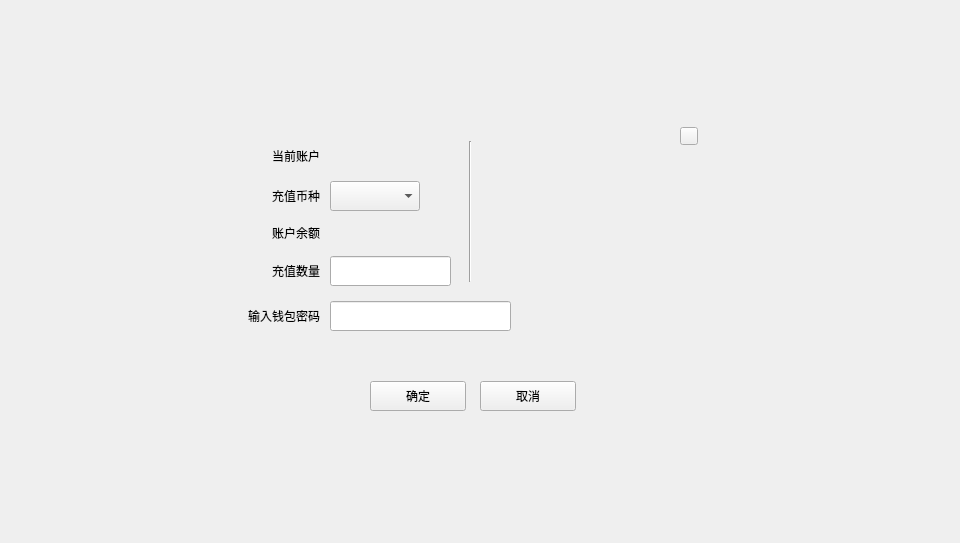
<?xml version="1.0" encoding="UTF-8"?>
<ui version="4.0">
 <class>DepositExchangeContractDialog</class>
 <widget class="QDialog" name="DepositExchangeContractDialog">
  <property name="geometry">
   <rect>
    <x>0</x>
    <y>0</y>
    <width>960</width>
    <height>543</height>
   </rect>
  </property>
  <property name="windowTitle">
   <string>Dialog</string>
  </property>
  <widget class="QWidget" name="widget" native="true">
   <property name="geometry">
    <rect>
     <x>0</x>
     <y>0</y>
     <width>960</width>
     <height>543</height>
    </rect>
   </property>
   <property name="font">
    <font>
     <family>微软雅黑</family>
    </font>
   </property>
   <widget class="QWidget" name="containerWidget" native="true">
    <property name="geometry">
     <rect>
      <x>230</x>
      <y>111</y>
      <width>500</width>
      <height>320</height>
     </rect>
    </property>
    <widget class="QToolButton" name="cancelBtn">
     <property name="geometry">
      <rect>
       <x>250</x>
       <y>270</y>
       <width>96</width>
       <height>30</height>
      </rect>
     </property>
     <property name="cursor">
      <cursorShape>PointingHandCursor</cursorShape>
     </property>
     <property name="styleSheet">
      <string notr="true"/>
     </property>
     <property name="text">
      <string>取消</string>
     </property>
    </widget>
    <widget class="QToolButton" name="okBtn">
     <property name="geometry">
      <rect>
       <x>140</x>
       <y>270</y>
       <width>96</width>
       <height>30</height>
      </rect>
     </property>
     <property name="cursor">
      <cursorShape>PointingHandCursor</cursorShape>
     </property>
     <property name="styleSheet">
      <string notr="true"/>
     </property>
     <property name="text">
      <string>确定</string>
     </property>
    </widget>
    <widget class="QComboBox" name="assetComboBox">
     <property name="geometry">
      <rect>
       <x>100</x>
       <y>70</y>
       <width>90</width>
       <height>30</height>
      </rect>
     </property>
     <property name="font">
      <font>
       <family>微软雅黑</family>
       <weight>50</weight>
       <bold>false</bold>
      </font>
     </property>
     <property name="focusPolicy">
      <enum>Qt::NoFocus</enum>
     </property>
     <property name="styleSheet">
      <string notr="true"/>
     </property>
    </widget>
    <widget class="QLabel" name="label">
     <property name="geometry">
      <rect>
       <x>0</x>
       <y>140</y>
       <width>90</width>
       <height>40</height>
      </rect>
     </property>
     <property name="text">
      <string>充值数量</string>
     </property>
     <property name="alignment">
      <set>Qt::AlignRight|Qt::AlignTrailing|Qt::AlignVCenter</set>
     </property>
     <property name="wordWrap">
      <bool>true</bool>
     </property>
    </widget>
    <widget class="QLineEdit" name="amountLineEdit">
     <property name="geometry">
      <rect>
       <x>100</x>
       <y>145</y>
       <width>121</width>
       <height>30</height>
      </rect>
     </property>
    </widget>
    <widget class="QLabel" name="label_4">
     <property name="geometry">
      <rect>
       <x>0</x>
       <y>30</y>
       <width>90</width>
       <height>30</height>
      </rect>
     </property>
     <property name="text">
      <string>当前账户</string>
     </property>
     <property name="alignment">
      <set>Qt::AlignRight|Qt::AlignTrailing|Qt::AlignVCenter</set>
     </property>
    </widget>
    <widget class="QLabel" name="accountNameLabel">
     <property name="geometry">
      <rect>
       <x>100</x>
       <y>30</y>
       <width>120</width>
       <height>30</height>
      </rect>
     </property>
     <property name="text">
      <string/>
     </property>
    </widget>
    <widget class="QLabel" name="label_5">
     <property name="geometry">
      <rect>
       <x>0</x>
       <y>70</y>
       <width>90</width>
       <height>30</height>
      </rect>
     </property>
     <property name="text">
      <string>充值币种</string>
     </property>
     <property name="alignment">
      <set>Qt::AlignRight|Qt::AlignTrailing|Qt::AlignVCenter</set>
     </property>
    </widget>
    <widget class="QLabel" name="label_6">
     <property name="geometry">
      <rect>
       <x>0</x>
       <y>107</y>
       <width>90</width>
       <height>30</height>
      </rect>
     </property>
     <property name="text">
      <string>账户余额</string>
     </property>
     <property name="alignment">
      <set>Qt::AlignRight|Qt::AlignTrailing|Qt::AlignVCenter</set>
     </property>
    </widget>
    <widget class="QLabel" name="balanceLabel">
     <property name="geometry">
      <rect>
       <x>100</x>
       <y>107</y>
       <width>120</width>
       <height>30</height>
      </rect>
     </property>
     <property name="text">
      <string/>
     </property>
    </widget>
    <widget class="QLabel" name="tipLabel">
     <property name="geometry">
      <rect>
       <x>100</x>
       <y>230</y>
       <width>191</width>
       <height>16</height>
      </rect>
     </property>
     <property name="text">
      <string/>
     </property>
    </widget>
    <widget class="QLabel" name="label_2">
     <property name="geometry">
      <rect>
       <x>0</x>
       <y>190</y>
       <width>90</width>
       <height>30</height>
      </rect>
     </property>
     <property name="text">
      <string>输入钱包密码</string>
     </property>
     <property name="alignment">
      <set>Qt::AlignRight|Qt::AlignTrailing|Qt::AlignVCenter</set>
     </property>
    </widget>
    <widget class="QLineEdit" name="pwdLineEdit">
     <property name="geometry">
      <rect>
       <x>100</x>
       <y>190</y>
       <width>181</width>
       <height>30</height>
      </rect>
     </property>
     <property name="echoMode">
      <enum>QLineEdit::Password</enum>
     </property>
    </widget>
    <widget class="QToolButton" name="closeBtn">
     <property name="geometry">
      <rect>
       <x>450</x>
       <y>16</y>
       <width>18</width>
       <height>18</height>
      </rect>
     </property>
     <property name="cursor">
      <cursorShape>PointingHandCursor</cursorShape>
     </property>
     <property name="focusPolicy">
      <enum>Qt::NoFocus</enum>
     </property>
     <property name="styleSheet">
      <string notr="true"/>
     </property>
     <property name="text">
      <string/>
     </property>
    </widget>
    <widget class="QStackedWidget" name="stackedWidget">
     <property name="geometry">
      <rect>
       <x>250</x>
       <y>30</y>
       <width>181</width>
       <height>141</height>
      </rect>
     </property>
    </widget>
    <widget class="Line" name="line">
     <property name="geometry">
      <rect>
       <x>230</x>
       <y>30</y>
       <width>20</width>
       <height>141</height>
      </rect>
     </property>
     <property name="orientation">
      <enum>Qt::Vertical</enum>
     </property>
    </widget>
   </widget>
  </widget>
 </widget>
 <resources/>
 <connections/>
</ui>
